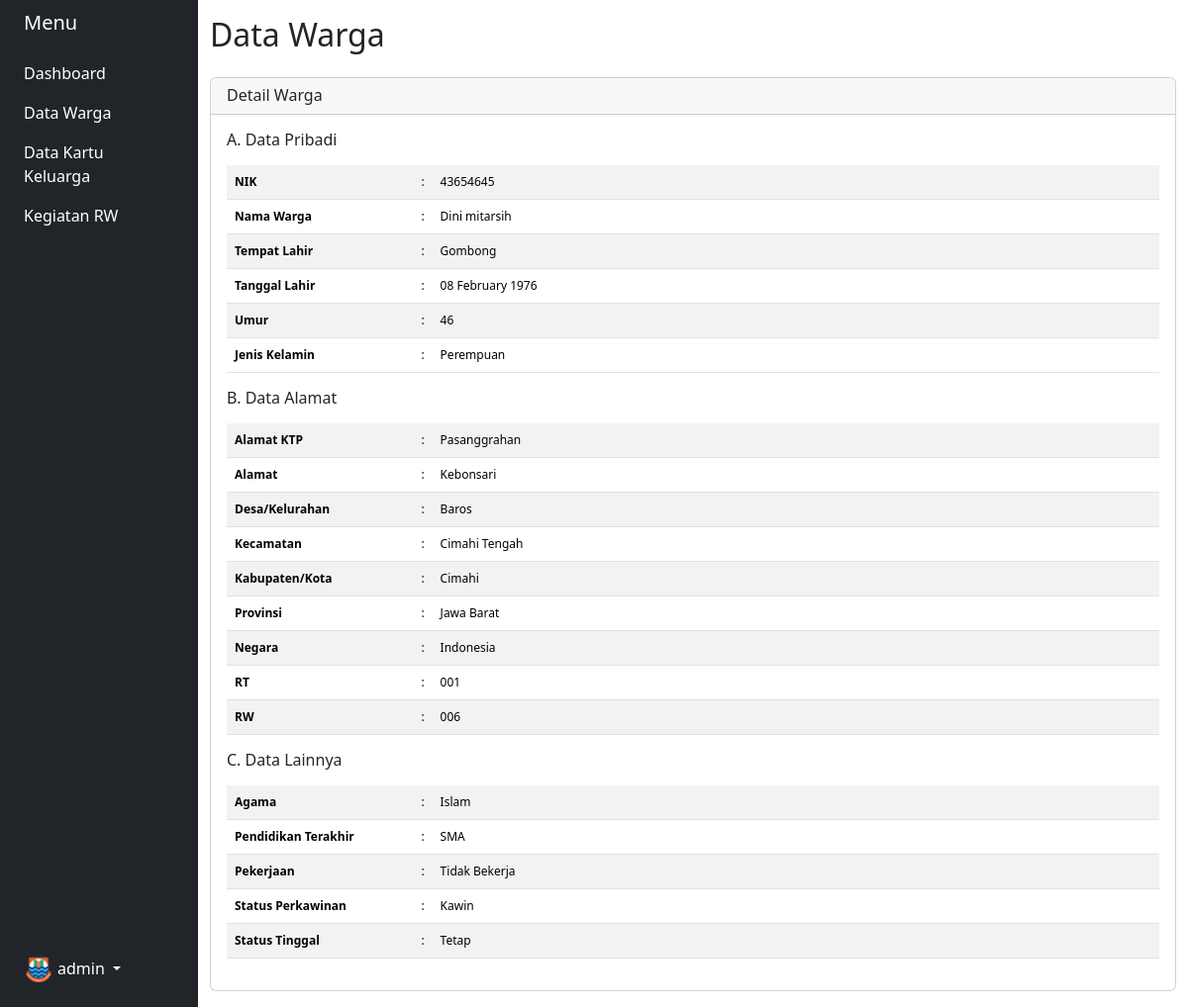
/master/warga/detail-warga.php?id_warga=16 (signed in), run on the app's committed database.
### tables this page shows
CREATE TABLE `warga` (
  `id_warga` int(11) NOT NULL,
  `nik_warga` varchar(255) NOT NULL,
  `nama_warga` varchar(255) NOT NULL,
  `tempat_lahir_warga` varchar(255) NOT NULL,
  `tanggal_lahir_warga` date NOT NULL,
  `jenis_kelamin_warga` enum('L','P') NOT NULL,
  `alamat_ktp_warga` text NOT NULL,
  `alamat_warga` text NOT NULL,
  `desa_kelurahan_warga` varchar(255) NOT NULL,
  `kecamatan_warga` varchar(255) NOT NULL,
  `kabupaten_kota_warga` varchar(255) NOT NULL,
  `provinsi_warga` varchar(255) NOT NULL,
  `negara_warga` varchar(255) NOT NULL,
  `rt_warga` varchar(10) NOT NULL,
  `rw_warga` varchar(10) NOT NULL,
  `agama_warga` varchar(255) NOT NULL,
  `pendidikan_terakhir_warga` varchar(255) NOT NULL,
  `pekerjaan_warga` varchar(255) NOT NULL,
  `status_perkawinan_warga` enum('Kawin','Belum Kawin') NOT NULL,
  `status_warga` enum('Tetap','Kontrak') NOT NULL,
  `created_at` timestamp NOT NULL DEFAULT current_timestamp() ON UPDATE current_timestamp(),
  `updated_at` timestamp NOT NULL DEFAULT current_timestamp()
);

### master/warga/detail-warga.php (the view, shortened to what this page needs)
<?php
include "../../koneksi.php";
if (isset($_GET['id_warga'])) {
    $id_warga = $_GET['id_warga'];
    $query = mysqli_query($db, "SELECT * FROM warga WHERE id_warga=$id_warga");
    $data = mysqli_fetch_assoc($query);
}
?>
<!DOCTYPE html>
<html lang="en">
  <head>
      <link rel="stylesheet" href="../../assets/vendor/bootstrap/dist/css/bootstrap.min.css">
      <link rel="stylesheet" href="https://cdnjs.cloudflare.com/ajax/libs/font-awesome/6.2.0/css/all.min.css">
      <link rel="stylesheet" href="../../assets/css/master.css">
  </head>
  <body>
    <div class="container-fluid">
        <div class="row flex-nowrap">
            <div class="col-auto col-md-3 col-xl-2 px-sm-2 px-0 bg-dark">
                <?php include('../../layouts/master/sidebar.php'); ?>
            </div>
            <div class="col py-3">
                <div class="title mb-4">
                    <h2 class="page-header">Data Warga</h2>
                </div>
                <div class="card">
                    <div class="card-header">
                        <h5 class="card-title mb-0">Detail Warga</h5>
                    </div>
                    <div class="card-body">
                        <div class="title-detail-group mb-3">
                            <h6>A. Data Pribadi</h6>
                        </div>
                        <table class="table table-striped table-middle">
                            <tbody>
                                <tr>
                                    <th width="20%">NIK</th>
                                    <td width="1%">:</td>
                                    <td><?php echo $data['nik_warga']; ?></td>
                                </tr>
                                <tr>
                                    <th>Nama Warga</th>
                                    <td>:</td>
                                    <td><?php echo $data['nama_warga']; ?></td>
                                </tr>
                                <tr>
                                    <th>Tempat Lahir</th>
                                    <td>:</td>
                                    <td><?php echo $data['tempat_lahir_warga']; ?></td>
                                </tr>
                                <tr>
                                    <th>Tanggal Lahir</th>
                                    <td>:</td>
                                    <td><?php echo date('d F Y', strtotime($data['tanggal_lahir_warga'])); ?></td>
                                </tr>
                                <tr>
                                    <th>Umur</th>
                                    <td>:</td>
                                    <td>
                                        <?php
                                            $tanggal_lahir = new DateTime($data['tanggal_lahir_warga']);
                                            $today = new DateTime();
                                            $years = $today->diff($tanggal_lahir)->y;
                                            echo $years;
                                        ?>
                                    </td>
                                </tr>
                                <tr>
                                    <th>Jenis Kelamin</th>
                                    <td>:</td>
                                    <td>
                                    <?php
                                        if ($data['jenis_kelamin_warga'] == "L") {
                                            echo "Laki-Laki";
                                        } elseif ($data['jenis_kelamin_warga'] == "P") {
                                            echo "Perempuan";
                                        }
                                    ?>
                                    </td>
                                </tr>
                            </tbody>
                        </table>
                        <div class="title-detail-group mb-3">
                            <h6>B. Data Alamat</h6>
                        </div>
                        <table class="table table-striped table-middle">
                            <tbody>
                                <tr>
                                    <th width="20%">Alamat KTP</th>
                                    <td width="1%">:</td>
                                    <td><?php echo $data['alamat_ktp_warga']; ?></td>
                                </tr>
                                <tr>
                                    <th>Alamat</th>
                                    <td>:</td>
                                    <td><?php echo $data['alamat_warga']; ?></td>
                                </tr>
                                <tr>
                                    <th>Desa/Kelurahan</th>
                                    <td>:</td>
                                    <td><?php echo $data['desa_kelurahan_warga']; ?></td>
                                </tr>
                                <tr>
                                    <th>Kecamatan</th>
                                    <td>:</td>
                                    <td><?php echo $data['kecamatan_warga']; ?></td>
                                </tr>
                                <tr>
                                    <th>Kabupaten/Kota</th>
                                    <td>:</td>
                                    <td><?php echo $data['kabupaten_kota_warga']; ?></td>
                                </tr>
                                <tr>
                                    <th>Provinsi</th>
                                    <td>:</td>
                                    <td><?php echo $data['provinsi_warga']; ?></td>
                                </tr>
                                <tr>
                                    <th>Negara</th>
                                    <td>:</td>
                                    <td><?php echo $data['negara_warga']; ?></td>
                                </tr>
                                <tr>
                                    <th>RT</th>
                                    <td>:</td>
                                    <td><?php echo $data['rt_warga']; ?></td>
                                </tr>
                                <tr>
                                    <th>RW</th>
                                    <td>:</td>
                                    <td><?php echo $data['rw_warga']; ?></td>
                                </tr>
                            </tbody>
                        </table>
                        <div class="title-detail-group mb-3">
                            <h6>C. Data Lainnya</h6>
                        </div>
                        <table class="table table-striped table-middle">
                            <tbody>
                                <tr>
                                    <th width="20%">Agama</th>
                                    <td width="1%">:</td>
                                    <td><?php echo $data['agama_warga']; ?></td>
                                </tr>
                                <tr>
                                    <th>Pendidikan Terakhir</th>
                                    <td>:</td>
                                    <td><?php echo $data['pendidikan_terakhir_warga']; ?></td>
                                </tr>
                                <tr>
                                    <th>Pekerjaan</th>
                                    <td>:</td>
                                    <td><?php echo $data['pekerjaan_warga']; ?></td>
                                </tr>
                                <tr>
                                    <th>Status Perkawinan</th>
                                    <td>:</td>
                                    <td><?php echo $data['status_perkawinan_warga']; ?></td>
                                </tr>
                                <tr>
                                    <th>Status Tinggal</th>
                                    <td>:</td>
                                    <td><?php echo $data['status_warga']; ?></td>
                                </tr>
                            </tbody>
                        </table>
                    </div>
                </div>
            </div>
        </div>
    </div>
  </body>
</html>

### assets/css/master.css (style rules this page uses)
.table th, td { font-size: 12px; }
.card-title { font-size: 1rem; }

### data on the page
warga: nik_warga "43654645", nama_warga "Dini mitarsih", tempat_lahir_warga "Gombong", tanggal_lahir_warga "08 February 1976", alamat_ktp_warga "Pasanggrahan", alamat_warga "Kebonsari", desa_kelurahan_warga "Baros", kecamatan_warga "Cimahi Tengah", kabupaten_kota_warga "Cimahi", provinsi_warga "Jawa Barat", negara_warga "Indonesia", rt_warga "001", rw_warga "006", agama_warga "Islam", pendidikan_terakhir_warga "SMA", pekerjaan_warga "Tidak Bekerja", status_perkawinan_warga "Kawin", status_warga "Tetap"

### other printed values
$_SESSION['role'] "admin"
